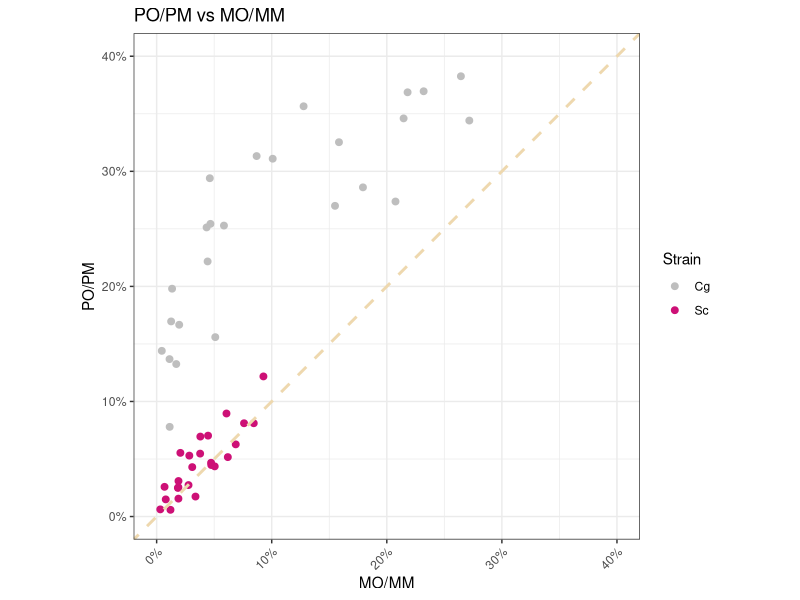
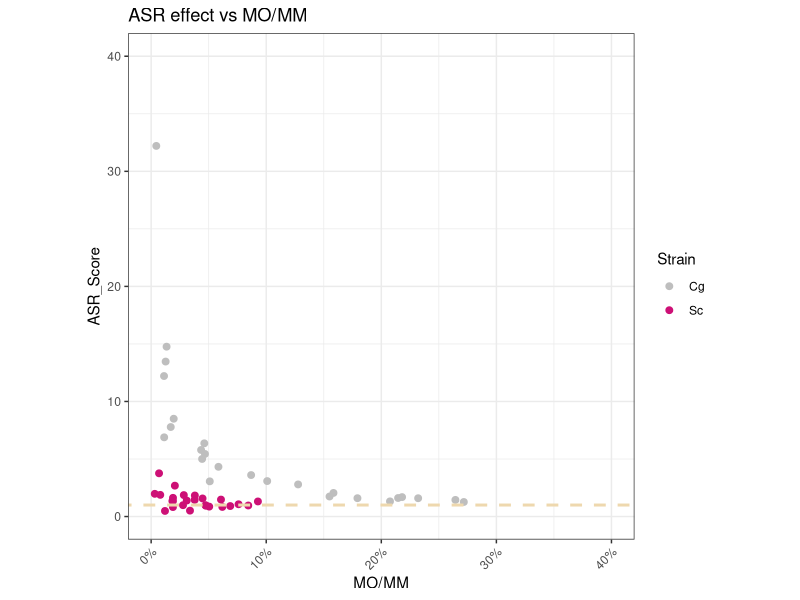

These figures' R source, in order:
## ---- chunk 1
library(tidyverse)
library(ggplot2)
library(dplyr)
library(mgcv)
library(broom)
library(viridis)
## ---- chunk 2
asr_raw <- read.csv("MOPO_Sc_Cg_ASR_scatter_plot.csv")

# scatterplot of MO/MM vs PO/PM
asr_raw  %>% subset(., MO.MM != 1 & PO.PM != 1) %>%
  ggplot(aes(x = MO.MM, y = PO.PM)) + 
  geom_point(aes(color = Strain),size = 2) + 
  #geom_smooth(aes(color = Strain, fill = Strain), method = "lm") +
  #scale_color_viridis(discrete = TRUE, option = "D") +
  #scale_fill_viridis(discrete = TRUE) + 

  # change decimal scale to pct
  scale_y_continuous(labels = scales::percent, breaks = seq(0, 0.4, 0.1)) +
  scale_x_continuous(labels = scales::percent, breaks = seq(0, 0.4, 0.1)) +
  scale_color_manual(values = c("grey", "deeppink3", "hotpink", "darkorchid2", "deepskyblue", "dodgerblue3", "grey20", "seagreen1"))  +
  # change the scale of x and y axis
  coord_fixed(ratio = 1, xlim = c(0,0.4), ylim = c(0,0.4), expand = TRUE, clip = "on") +
  geom_abline(slope = 1, intercept = 0, color="wheat2", linetype="dashed", size=1) +
  theme_bw() +
  theme(axis.text.x=element_text(angle=45,hjust=1)) +
  ylab("PO/PM") +
  xlab("MO/MM") +
  ggtitle("PO/PM vs MO/MM")

## ---- chunk 3
# MO/MM vs ASR Score
asr_raw %>% mutate(.,ASR_Score = PO.PM/MO.MM, .keep = "all") %>% subset(., MO.MM != 1 & ASR_Score != 1) %>%
  ggplot(aes(x = MO.MM, y = ASR_Score)) + 
  geom_point(aes(color = Strain),size = 2) + 
  #geom_smooth(aes(color = Strain, fill = Strain), method = "lm") +
  #scale_color_viridis(discrete = TRUE, option = "D") +
  #scale_fill_viridis(discrete = TRUE) + 

  # change decimal scale to pct
  #scale_y_continuous(labels = scales::percent, breaks = seq(0, 0.4, 0.1)) +
  scale_x_continuous(labels = scales::percent, breaks = seq(0, 0.4, 0.1)) +
  scale_color_manual(values = c("grey", "deeppink3", "hotpink", "darkorchid2", "deepskyblue", "dodgerblue3", "grey20", "seagreen1"))  +
  # change the scale of x and y axis
  coord_fixed(ratio = 0.01, xlim = c(0,0.4), ylim = c(0,40), expand = TRUE, clip = "on") +
  geom_abline(slope = 0, intercept = 1, color="wheat2", linetype="dashed", size=1) +
  theme_bw() +
  theme(axis.text.x=element_text(angle=45,hjust=1)) +
  ylab("ASR_Score") +
  xlab("MO/MM") +
  ggtitle("ASR effect vs MO/MM")


